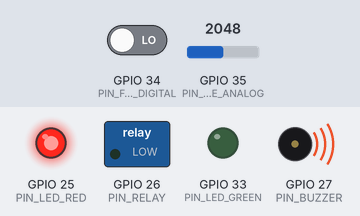
A sketch run on a simulated ESP32. On the bench: switched loads named in the sketch (green lamp = pin HIGH), output pins drawn as LEDs (lit = HIGH), buzzer (waves = sounding, pin HIGH). The test bench sets the inputs (shaded band); at power-on: GPIO 34 (PIN_FLAME_DIGITAL) LOW, GPIO 35 (PIN_FLAME_ANALOG) = 2048. WiFi joins after 1.5 s; servers stay silent unless stated; not simulated (calls return 0 or success): secrets.h; what the sketch prints to the serial monitor is not drawn.

Above: at 1.5 s.
1.6 s: GPIO 34 (PIN_FLAME_DIGITAL) driven HIGH
At 7.5 s:
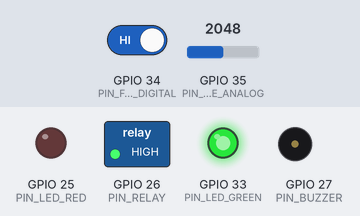
7.9 s: GPIO 34 (PIN_FLAME_DIGITAL) driven LOW
At 9.2 s:
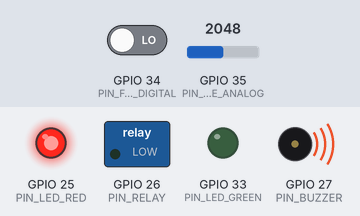
Timing chart, 0 to 10.9 s (numbered marks = the images above; inputs shaded):
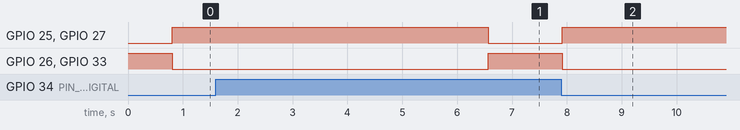

Measured:
- after the input at 1.6 s, GPIO 25 (PIN_LED_RED), GPIO 27 (PIN_BUZZER): HIGH → LOW after 5.0 s; GPIO 26 (PIN_RELAY), GPIO 33 (PIN_LED_GREEN): LOW → HIGH after 5.0 s
- after the input at 7.9 s, GPIO 25 (PIN_LED_RED), GPIO 27 (PIN_BUZZER): LOW → HIGH at once; GPIO 26 (PIN_RELAY), GPIO 33 (PIN_LED_GREEN): HIGH → LOW at once

The sketch:

fire_detection.ino
```cpp
/*
 * IoT Fire Detection & Suppression System — ESP32
 * ------------------------------------------------
 * - Monitors an IR flame sensor.
 * - On fire: turns on red LED + buzzer + water pump (via relay),
 *   and pushes a notification to the phone app (Blynk).
 * - Auto logic runs fully on the ESP32: it keeps working even if
 *   Wi-Fi or the cloud is down. The app adds monitoring + manual control.
 *
 * State machine:  NORMAL → FIRE → COOLDOWN → NORMAL
 *
 * Libraries (Arduino IDE → Library Manager):
 *   - Blynk (by Volodymyr Shymanskyy), v1.3+
 *
 * Before flashing: copy secrets.h.example → secrets.h and fill it in.
 */

#include "secrets.h"   // must come first: defines BLYNK_TEMPLATE_ID etc.
#include "config.h"

#include <WiFi.h>
#include <BlynkSimpleEsp32.h>

// ===================== System State =====================
enum SystemState { STATE_NORMAL, STATE_FIRE, STATE_COOLDOWN };
enum ControlMode { MODE_AUTO, MODE_MANUAL };

SystemState state = STATE_NORMAL;
ControlMode mode  = MODE_AUTO;

bool pumpOn            = false;
bool manualPumpCommand = false;   // last switch value from the app

unsigned long flameFirstSeenAt = 0;  // when flame was first detected (debounce)
unsigned long flameLastSeenAt  = 0;  // last time flame was seen (clear timer)
unsigned long lastSensorPoll   = 0;
unsigned long lastStatusPush   = 0;
unsigned long lastWifiAttempt  = 0;
bool fireNotified = false;           // avoid spamming notifications

// ===================== Hardware Helpers =====================
void setPump(bool on) {
  pumpOn = on;
  digitalWrite(PIN_RELAY, (RELAY_ACTIVE_LOW ? !on : on) ? HIGH : LOW);
}

void setAlarm(bool on) {
  digitalWrite(PIN_BUZZER, on ? HIGH : LOW);
  digitalWrite(PIN_LED_RED, on ? HIGH : LOW);
  digitalWrite(PIN_LED_GREEN, on ? LOW : HIGH);
}

bool flameDetected() {
  int reading = digitalRead(PIN_FLAME_DIGITAL);
  return FLAME_ACTIVE_LOW ? (reading == LOW) : (reading == HIGH);
}

const char* stateName() {
  switch (state) {
    case STATE_FIRE:     return "FIRE";
    case STATE_COOLDOWN: return "COOLDOWN";
    default:             return "NORMAL";
  }
}

// ===================== Blynk Callbacks =====================
// Manual pump switch from the app (only acts in MANUAL mode)
BLYNK_WRITE(VPIN_PUMP_SWITCH) {
  manualPumpCommand = param.asInt() == 1;
  if (mode == MODE_MANUAL) {
    setPump(manualPumpCommand);
  }
}

// Mode switch from the app: 0 = AUTO, 1 = MANUAL
BLYNK_WRITE(VPIN_MODE) {
  mode = (param.asInt() == 1) ? MODE_MANUAL : MODE_AUTO;
  Serial.printf("Mode changed to %s\n", mode == MODE_AUTO ? "AUTO" : "MANUAL");
  if (mode == MODE_MANUAL) {
    // Manual takes over: apply the last switch value
    setPump(manualPumpCommand);
  }
  // Returning to AUTO: the state machine reasserts control on next loop
}

// Sync widget states when the device (re)connects to the cloud
BLYNK_CONNECTED() {
  Blynk.syncVirtual(VPIN_PUMP_SWITCH, VPIN_MODE);
}

// ===================== Fire State Machine (AUTO mode) =====================
void runAutoLogic(unsigned long now, bool flame) {
  if (flame) {
    flameLastSeenAt = now;
    if (flameFirstSeenAt == 0) flameFirstSeenAt = now;
  } else {
    flameFirstSeenAt = 0;
  }

  switch (state) {
    case STATE_NORMAL:
      // Require the flame to persist before alarming (debounce)
      if (flame && now - flameFirstSeenAt >= FLAME_CONFIRM_MS) {
        state = STATE_FIRE;
        setAlarm(true);
        setPump(true);
        Serial.println("!!! FIRE DETECTED — pump ON");
        if (Blynk.connected() && !fireNotified) {
          Blynk.logEvent("fire_alert", "🔥 Fire detected! Pump activated.");
          fireNotified = true;
        }
      }
      break;

    case STATE_FIRE:
      // Flame gone → keep spraying through a safety window first
      if (!flame && now - flameLastSeenAt >= FLAME_CLEAR_MS) {
        state = STATE_COOLDOWN;
        setPump(false);
        setAlarm(false);
        Serial.println("Flame cleared — pump OFF, cooling down");
      }
      break;

    case STATE_COOLDOWN:
      // Re-ignition during cooldown goes straight back to FIRE
      if (flame) {
        state = STATE_FIRE;
        setAlarm(true);
        setPump(true);
        Serial.println("Re-ignition! Pump back ON");
      } else if (now - flameLastSeenAt >= 2 * FLAME_CLEAR_MS) {
        state = STATE_NORMAL;
        fireNotified = false;
        Serial.println("System back to NORMAL");
      }
      break;
  }
}

// ===================== Connectivity =====================
void maintainWifi(unsigned long now) {
  if (WiFi.status() == WL_CONNECTED) return;
  if (now - lastWifiAttempt < WIFI_RETRY_MS) return;
  lastWifiAttempt = now;
  Serial.println("Wi-Fi down — reconnecting...");
  WiFi.disconnect();
  WiFi.begin(WIFI_SSID, WIFI_PASSWORD);
}

void publishStatus(unsigned long now) {
  if (now - lastStatusPush < STATUS_PUBLISH_MS) return;
  lastStatusPush = now;

  int flameIntensity = analogRead(PIN_FLAME_ANALOG);
  Serial.printf("[%s] mode=%s flame=%d pump=%s\n",
                stateName(), mode == MODE_AUTO ? "AUTO" : "MANUAL",
                flameIntensity, pumpOn ? "ON" : "OFF");

  if (Blynk.connected()) {
    Blynk.virtualWrite(VPIN_STATE, stateName());
    Blynk.virtualWrite(VPIN_FLAME_VALUE, flameIntensity);
    Blynk.virtualWrite(VPIN_PUMP_STATE, pumpOn ? 1 : 0);
  }
}

// ===================== Setup & Loop =====================
void setup() {
  Serial.begin(115200);

  pinMode(PIN_FLAME_DIGITAL, INPUT);
  pinMode(PIN_RELAY, OUTPUT);
  pinMode(PIN_BUZZER, OUTPUT);
  pinMode(PIN_LED_RED, OUTPUT);
  pinMode(PIN_LED_GREEN, OUTPUT);

  setPump(false);
  setAlarm(false);

  WiFi.mode(WIFI_STA);
  WiFi.begin(WIFI_SSID, WIFI_PASSWORD);

  // Non-blocking Blynk setup: config + connect with a short timeout,
  // so the safety logic starts even with no internet.
  Blynk.config(BLYNK_AUTH_TOKEN);
  Blynk.connect(5000);

  Serial.println("Fire detection system started");
}

void loop() {
  unsigned long now = millis();

  maintainWifi(now);
  if (Blynk.connected()) {
    Blynk.run();
  } else if (WiFi.status() == WL_CONNECTED) {
    Blynk.connect(0);   // quick non-blocking reconnect attempt
  }

  if (now - lastSensorPoll >= SENSOR_POLL_MS) {
    lastSensorPoll = now;
    bool flame = flameDetected();

    if (mode == MODE_AUTO) {
      runAutoLogic(now, flame);
    } else {
      // MANUAL mode: the app controls the pump, but we still alarm
      // locally so a fire is never silent.
      if (flame) {
        flameLastSeenAt = now;
        setAlarm(true);
      } else if (now - flameLastSeenAt >= FLAME_CLEAR_MS) {
        setAlarm(false);
      }
    }
  }

  publishStatus(now);
}
```

config.h
```cpp
#ifndef CONFIG_H
#define CONFIG_H

// ===================== Pin Assignments =====================
#define PIN_FLAME_DIGITAL   34   // Flame sensor DO (input-only pin)
#define PIN_FLAME_ANALOG    35   // Flame sensor AO (input-only pin)
#define PIN_RELAY           26   // Relay IN (controls water pump)
#define PIN_BUZZER          27   // Active buzzer
#define PIN_LED_RED         25   // Alarm indicator
#define PIN_LED_GREEN       33   // Normal-state indicator

// ===================== Relay Logic =====================
// Most relay modules are active LOW: LOW = relay ON.
// Set to false if your module is active HIGH.
#define RELAY_ACTIVE_LOW    true

// Most flame sensor modules output LOW when flame is detected.
// Set to false if yours outputs HIGH on flame.
#define FLAME_ACTIVE_LOW    true

// ===================== Timing (milliseconds) =====================
#define FLAME_CONFIRM_MS    500    // Flame must persist this long before alarm (debounce)
#define FLAME_CLEAR_MS      5000   // No flame for this long before stopping the pump
#define STATUS_PUBLISH_MS   2000   // How often to publish status to the app
#define SENSOR_POLL_MS      50     // Sensor sampling interval
#define WIFI_RETRY_MS       10000  // Wi-Fi reconnect attempt interval

// ===================== Blynk Virtual Pins =====================
#define VPIN_STATE          V0    // System state text (NORMAL / FIRE / COOLDOWN)
#define VPIN_FLAME_VALUE    V1    // Analog flame intensity reading
#define VPIN_PUMP_STATE     V2    // Pump ON/OFF indicator (LED widget)
#define VPIN_PUMP_SWITCH    V3    // Manual pump switch (works in MANUAL mode)
#define VPIN_MODE           V4    // 0 = AUTO, 1 = MANUAL

#endif // CONFIG_H
```
